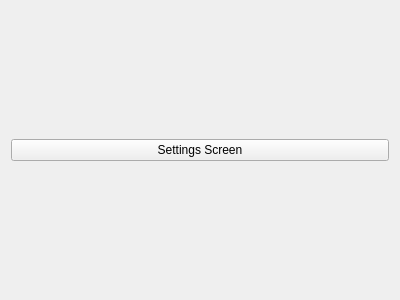
<?xml version="1.0" encoding="UTF-8"?>
<ui version="4.0">
 <class>SettingsScreen</class>
 <widget class="QWidget" name="SettingsScreen">
  <property name="geometry">
   <rect>
    <x>0</x>
    <y>0</y>
    <width>400</width>
    <height>300</height>
   </rect>
  </property>
  <property name="windowTitle">
   <string>Form</string>
  </property>
  <layout class="QGridLayout" name="gridLayout_2">
   <item row="0" column="0">
    <layout class="QGridLayout" name="gridLayout">
     <item row="0" column="0">
      <widget class="QPushButton" name="pushButton">
       <property name="text">
        <string>Settings Screen</string>
       </property>
      </widget>
     </item>
    </layout>
   </item>
  </layout>
 </widget>
 <resources/>
 <connections/>
</ui>
